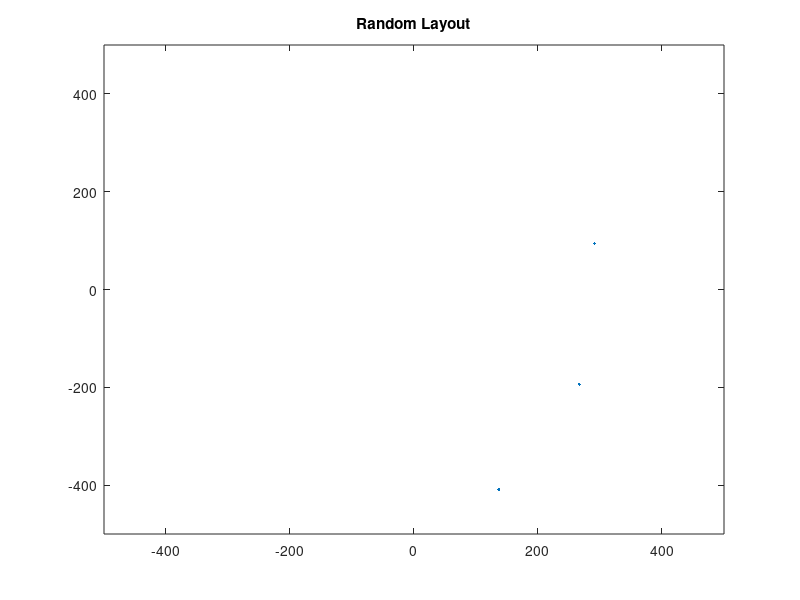

MATLAB code to generate this figure: (Note: this script raises an error after producing the figure.)
clear all;
clc


SINR_Threshold = -10; %%%%%SINR threshold is 10db
alpha = 4;
N0 = -104;

sigma = 8;
%%%%%
%% Generate a Random Layout of density Lambda
Lambda = 3;
P0 = 30/Lambda;
r = 1000;
BaseStationPoints = Lambda;
BaseStationPosition_X = rand(Lambda) .* r;
BaseStationPosition_Y = rand(Lambda) .* r;
BaseStationPosition = [BaseStationPosition_X - r/2 BaseStationPosition_Y - r/2];
figure(1);
plot(BaseStationPosition(:, 1), BaseStationPosition(:, 2), '.');
axis([-500 500 -500 500]);
hold on;
% voronoi(BaseStationPosition(:, 1), BaseStationPosition(:, 2));
title('Random Layout');
%% Load a correlated shadow fading field and calculate the path loss of 
%%% with shadow fading and without shadow fading

SF = zeros(Lambda,3000,3000);
load('ShadowField9.mat');
SF(1,:,:) = B;
load('ShadowField8.mat');
SF(2,:,:) = B;
load('ShadowField7.mat');
SF(3,:,:) = B;
load('ShadowField6.mat');
SF(4,:,:) = B;
load('ShadowField5.mat');
SF(5,:,:) = B;
load('ShadowField4.mat');
SF(6,:,:) = B;
load('ShadowField3.mat');
SF(7,:,:) = B;
load('ShadowField2.mat');
SF(8,:,:) = B;
load('ShadowField1.mat');
SF(9,:,:) = B;


Max_SINR_NoShadow_DB = zeros(r,r);
Max_SINR_WithShadow_DB = zeros(r,r);
SINR_Marker_NoShadow = (zeros(r,r) + 1) .* 255;
SINR_Marker_WithShadow = (zeros(r,r) + 1) .* 255;
Index_NoShadow = zeros(r,r);
Index_WithShadow = zeros(r,r);
%% Calculate pathloss for each point in a r*r area
for m = 1 : r
    for n = 1 : r
        Dis = zeros(Lambda,1);
        PL = zeros(Lambda,1);
        PL_DB = zeros(Lambda,1);
        for i = 1 : Lambda
            Dis(i) = sqrt((BaseStationPosition(i,1) - m + r/2)^2 + (BaseStationPosition(i,2) - n + r/2)^2);
            PL(i) = Dis(i)^(-alpha);
            PL_DB(i) = 10 * log10(PL(i));
        end
        
        %%%%%Calculate relative position from point (m,n) to every base
        %%%%%station
        
        Relative_Pos = zeros(Lambda,2);
        ShadowFading = zeros(Lambda,1);
        ShadowFading_DB = zeros(Lambda,1);
        for i = 1 : Lambda
            Relative_Pos(i,:) = [round(m - r/2 - BaseStationPosition(i,1))  round(n - r/2 - BaseStationPosition(i,2))];
            ShadowFading_DB(i) = SF(i, Relative_Pos(i,1) + 1500, Relative_Pos(i,2) + 1500) * sigma;
            ShadowFading(i) = 10^(ShadowFading_DB(i)/10);
        end
        
        %%%%%%%%%%calculate Rayleigh fading %%%%%%%%
        Rayleigh_DB = zeros(Lambda,1);
        Rayleigh = zeros(Lambda,1);
        for i = 1 : Lambda
            x = sqrt(1/2).*randn(1);
            y = sqrt(1/2).*randn(1);
            Rayleigh(i) = x.^2 + y.^2;
            Rayleigh_DB(i) = 10*log10(Rayleigh(i));
        end
        
        %%%%%Calculate Received Power
        RxPower_WithShadow = zeros(Lambda,1);
        RxPower_NoShadow = zeros(Lambda,1);
        for i = 1 : Lambda
            RxPower_WithShadow(i) = 10^(P0/10) * 0.001 * PL(i) * ShadowFading(i);
%             * Rayleigh(i);
            RxPower_NoShadow(i) = 10^(P0/10) * 0.001 * PL(i) * Rayleigh(i);
        end
        
        SINR_NoShadow = zeros(Lambda,1);
        SINR_WithShadow = zeros(Lambda,1);
        SINR_NoShadow_DB = zeros(Lambda,1);
        SINR_WithShadow_DB = zeros(Lambda,1);
        for i = 1 : Lambda
            SINR_NoShadow(i) = RxPower_NoShadow(i)/(sum(RxPower_NoShadow)-RxPower_NoShadow(i)+10^(N0/10));
            SINR_WithShadow(i) = RxPower_WithShadow(i)/(sum(RxPower_WithShadow)-RxPower_WithShadow(i)+10^(N0/10));
            SINR_NoShadow_DB(i) = 10*log10(SINR_NoShadow(i));
            SINR_WithShadow_DB(i) = 10*log10(SINR_WithShadow(i));
        end
        

        [Max_SINR_NoShadow_DB(m,n), Index_NoShadow(m,n)] =  max(SINR_NoShadow_DB);
        [Max_SINR_WithShadow_DB(m,n), Index_WithShadow(m,n)] =  max(SINR_WithShadow_DB);
        
        if Max_SINR_NoShadow_DB(m,n) < SINR_Threshold
            SINR_Marker_NoShadow(m,n) = 0;
        end
        
        if Max_SINR_WithShadow_DB(m,n) < SINR_Threshold
            SINR_Marker_WithShadow(m,n) = 0;
        end
        
    end
end

figure(2);
imagesc(SINR_Marker_NoShadow);
axis([0 r 0 r]);
colormap(gray);
title('Outage Area without Shadow Fading');
figure(3);
imagesc(SINR_Marker_WithShadow);
colormap(gray);
title('Outage Area with Shadow Fading');    
figure(4);
imagesc(Max_SINR_NoShadow_DB);
colormap(jet);
title('Max SINR without Shadow Fading');
figure(5);
imagesc(Max_SINR_WithShadow_DB);
colormap(jet);
title('Max SINR with Shadow Fading');


        
        
        
        
        
        
        